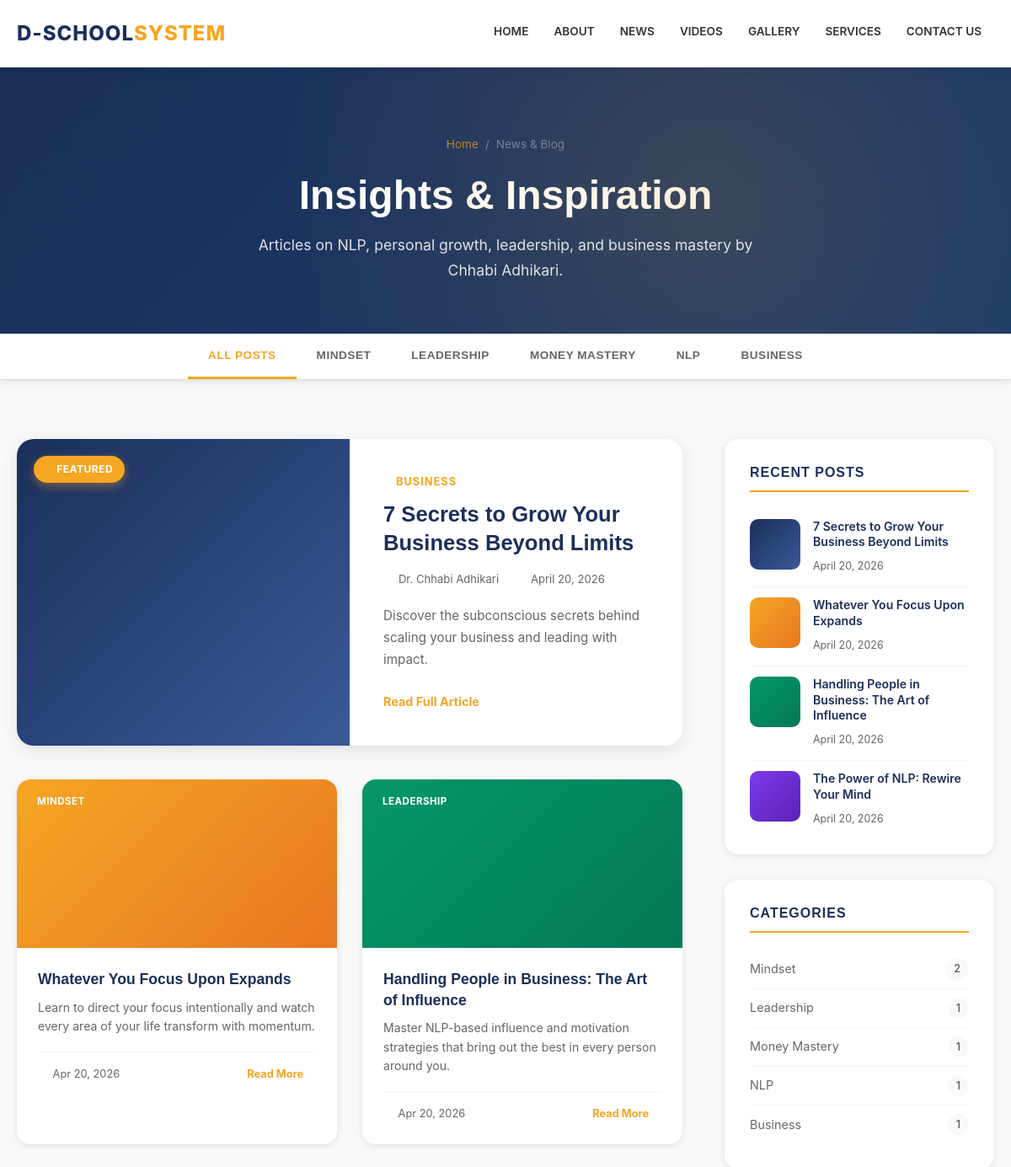
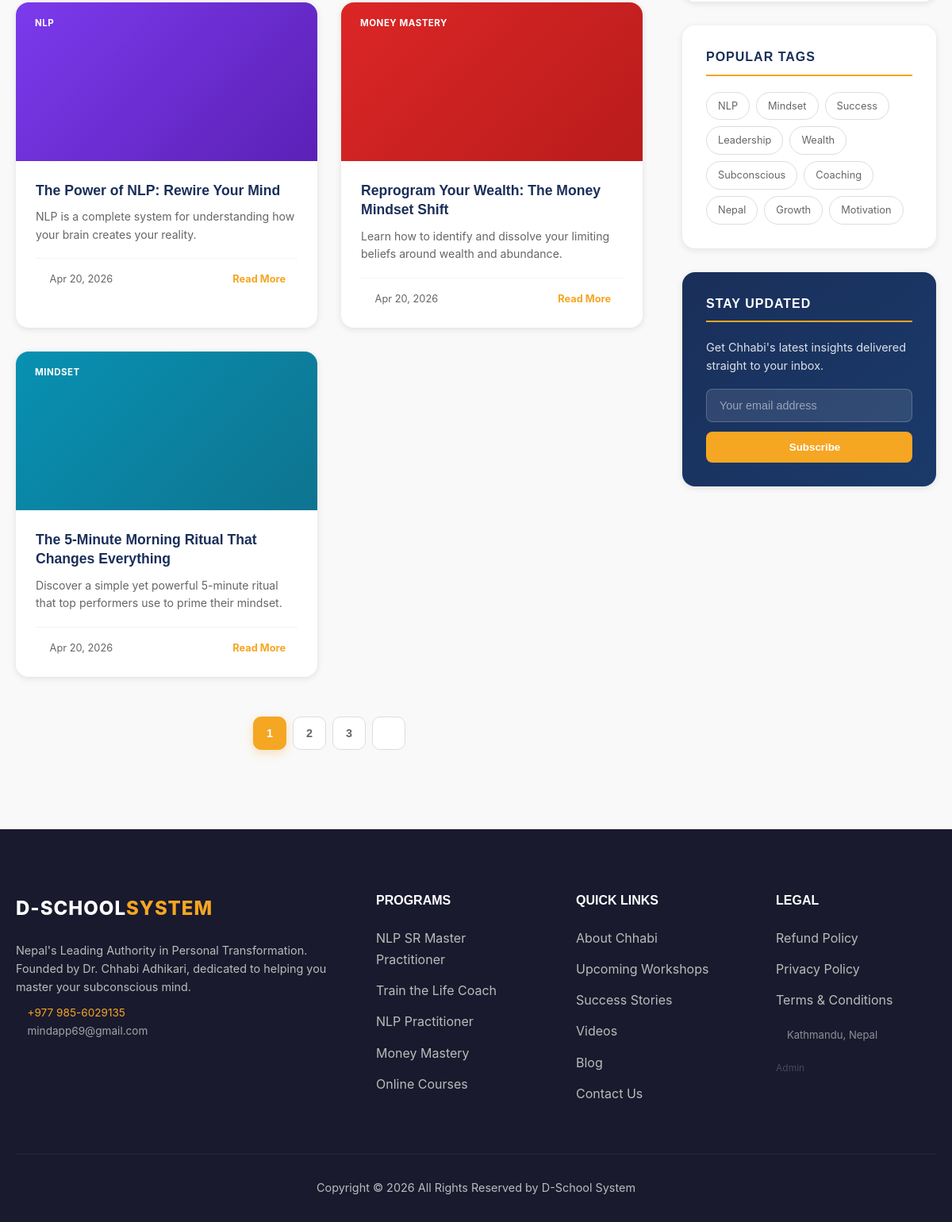
Screenshot of /blog.php with the database file from the repository (2 pictures, top to bottom).
### tables this page shows
CREATE TABLE `blog_posts` (
  `id` int(11) NOT NULL AUTO_INCREMENT,
  `title` varchar(500) NOT NULL,
  `slug` varchar(500) NOT NULL,
  `category` varchar(100) DEFAULT 'General',
  `excerpt` text DEFAULT NULL,
  `content` longtext DEFAULT NULL,
  `image_path` varchar(500) DEFAULT NULL,
  `image_gradient` varchar(100) DEFAULT 'linear-gradient(135deg,#1a2f5a,#3b5998)',
  `image_icon` varchar(50) DEFAULT 'fas fa-newspaper',
  `author` varchar(255) DEFAULT 'Dr. Chhabi Adhikari',
  `is_published` tinyint(4) DEFAULT 1,
  `published_at` timestamp NULL DEFAULT current_timestamp(),
  `created_at` timestamp NULL DEFAULT current_timestamp(),
  PRIMARY KEY (`id`),
  UNIQUE KEY `slug` (`slug`)
);

### config.php (called while the page is built, shortened)
<?php
function h(string $s): string {
    return htmlspecialchars($s, ENT_QUOTES, 'UTF-8');
}
function slugify(string $text): string {
    $text = strtolower(trim($text));
    $text = preg_replace('/[^a-z0-9\s-]/', '', $text);
    $text = preg_replace('/[\s-]+/', '-', $text);
    return trim($text, '-');
}

### blog.php (the view, shortened to what this page needs)
<?php
include 'includes/header.php';
$pdo = getDB();
$stmt = $pdo->query("SELECT category, COUNT(*) as count FROM blog_posts WHERE is_published = 1 GROUP BY category ORDER BY count DESC LIMIT 10");
$categories = $stmt->fetchAll();
$stmt = $pdo->query("SELECT * FROM blog_posts WHERE is_published = 1 ORDER BY published_at DESC LIMIT 4");
$recent_posts = $stmt->fetchAll();
$stmt = $pdo->query("SELECT * FROM blog_posts WHERE is_published = 1 ORDER BY published_at DESC");
$posts = $stmt->fetchAll();
$featured_post = !empty($posts) ? array_shift($posts) : null;
?>
<section class="blog-hero">
    <div class="container">
        <div class="breadcrumb">
            <a href="index.php">Home</a>
            <span>/</span>
            <span>News &amp; Blog</span>
        </div>
        <h1>Insights &amp; Inspiration</h1>
        <p>Articles on NLP, personal growth, leadership, and business mastery by Chhabi Adhikari.</p>
    </div>
</section>
<div class="blog-filters">
    <div class="container">
        <div class="filter-tabs">
            <button class="filter-tab active" data-filter="all">All Posts</button>
            <?php foreach($categories as $c): ?>
            <button class="filter-tab" data-filter="<?= slugify($c['category']) ?>"><?= h($c['category']) ?></button>
            <?php endforeach; ?>
        </div>
    </div>
</div>
<section class="blog-main">
    <div class="container">
        <div class="blog-layout">
            <div class="blog-posts">
                <?php if ($featured_post): ?>
                <article class="featured-post">
                    <div class="featured-image" style="background: <?= h($featured_post['image_gradient']) ?>;">
                        <div class="post-bg-div"><i class="<?= h($featured_post['image_icon']) ?>"></i></div>
                        <span class="featured-badge"><i class="fas fa-star"></i> Featured</span>
                    </div>
                    <div class="featured-content">
                        <span class="post-category-tag"><i class="fas fa-tag"></i> <?= h($featured_post['category']) ?></span>
                        <h2><?= h($featured_post['title']) ?></h2>
                        <div class="post-meta-row">
                            <span><i class="fas fa-user"></i> <?= h($featured_post['author']) ?></span>
                            <span><i class="fas fa-calendar"></i> <?= date('F j, Y', strtotime($featured_post['published_at'])) ?></span>
                        </div>
                        <p><?= h($featured_post['excerpt']) ?></p>
                        <a href="blog-detail.php?slug=<?= urlencode($featured_post['slug']) ?>" class="read-more-btn">Read Full Article <i class="fas fa-arrow-right"></i></a>
                    </div>
                </article>
                <?php endif; ?>
                <div class="blog-cards-grid">
                    <?php foreach ($posts as $post): ?>
                    <article class="blog-post-card" data-category="<?= slugify($post['category']) ?>">
                        <div class="card-image" style="background: <?= h($post['image_gradient']) ?>">
                            <div class="post-bg-div"><i class="<?= h($post['image_icon']) ?>"></i></div>
                            <span class="card-cat-badge"><?= h($post['category']) ?></span>
                        </div>
                        <div class="card-body">
                            <h3><?= h($post['title']) ?></h3>
                            <p><?= h($post['excerpt']) ?></p>
                            <div class="card-footer-row">
                                <span><i class="fas fa-calendar" style="color:var(--primary);margin-right:4px;"></i> <?= date('M j, Y', strtotime($post['published_at'])) ?></span>
                                <a href="blog-detail.php?slug=<?= urlencode($post['slug']) ?>">Read More <i class="fas fa-arrow-right"></i></a>
                            </div>
                        </div>
                    </article>
                    <?php endforeach; ?>
                </div>
                <div class="pagination">
                    <button class="page-btn active">1</button>
                    <button class="page-btn">2</button>
                    <button class="page-btn">3</button>
                    <button class="page-btn"><i class="fas fa-chevron-right"></i></button>
                </div>
            </div>
            <aside class="blog-sidebar">
                <div class="sidebar-widget">
                    <h4>Recent Posts</h4>
                    <?php foreach ($recent_posts as $rp): ?>
                    <div class="recent-post-item">
                        <div class="recent-post-thumb" style="background: <?= h($rp['image_gradient']) ?>; border-radius:10px;display:flex;align-items:center;justify-content:center;color:rgba(255,255,255,0.7);font-size:1.2rem;">
                            <i class="<?= h($rp['image_icon']) ?>"></i>
                        </div>
                        <div class="recent-post-info">
                            <h5><a href="blog-detail.php?slug=<?= urlencode($rp['slug']) ?>" style="color: inherit; text-decoration: none;"><?= h($rp['title']) ?></a></h5>
                            <span><?= date('F j, Y', strtotime($rp['published_at'])) ?></span>
                        </div>
                    </div>
                    <?php endforeach; ?>
                </div>
                <div class="sidebar-widget">
                    <h4>Categories</h4>
                    <ul class="category-list">
                        <?php foreach($categories as $c): ?>
                        <li><a href="#" class="sidebar-cat-link" data-cat="<?= slugify($c['category']) ?>"><?= h($c['category']) ?></a> <span class="cat-count"><?= $c['count'] ?></span></li>
                        <?php endforeach; ?>
                    </ul>
                </div>
                <div class="sidebar-widget">
                    <h4>Popular Tags</h4>
                    <div class="tags-cloud">
                        <span class="tag">NLP</span>
                        <span class="tag">Mindset</span>
                        <span class="tag">Success</span>
                        <span class="tag">Leadership</span>
                        <span class="tag">Wealth</span>
                        <span class="tag">Subconscious</span>
                        <span class="tag">Coaching</span>
                        <span class="tag">Nepal</span>
                        <span class="tag">Growth</span>
                        <span class="tag">Motivation</span>
                    </div>
                </div>
                <div class="sidebar-widget subscribe-widget">
                    <h4>Stay Updated</h4>
                    <p>Get Chhabi's latest insights delivered straight to your inbox.</p>
                    <form class="subscribe-form" onsubmit="return false;">
                        <input type="email" placeholder="Your email address">
                        <button type="submit"><i class="fas fa-paper-plane"></i> Subscribe</button>
                    </form>
                </div>
            </aside>
        </div>
    </div>
</section>
<?php include 'includes/footer.php'; ?>

### css/style.css (style rules this page uses)
:root { --primary: #F5A623; --primary-dark: #E87722; --secondary: #1A2F5A; --accent: #FF6600; --text-dark: #333333; --text-light: #ffffff; --text-grey: #666666; --bg-light: #ffffff; --bg-section: #F9F9F9; --bg-footer: #1A1A2E; --border-color: #DDDDDD; --transition: all 0.4s cubic-bezier(0.165, 0.84, 0.44, 1); --font-heading: 'Outfit', sans-serif; --font-body: 'Inter', sans-serif; --shadow-sm: 0 2px 8px rgba(0, 0, 0, 0.1); --shadow-md: 0 5px 20px rgba(0, 0, 0, 0.1); --shadow-lg: 0 15px 35px rgba(0, 0, 0, 0.15); }
* { margin: 0; padding: 0; box-sizing: border-box; }
body { font-family: var(--font-body); color: var(--text-dark); line-height: 1.7; background-color: var(--bg-light); overflow-x: hidden; padding-top: 80px; }
a { text-decoration: none; color: inherit; transition: var(--transition); }
ul { list-style: none; }
.container { max-width: 1200px; margin: 0 auto; padding: 0 20px; }
h1, h2, h3, h4 { font-family: var(--font-heading); font-weight: 700; line-height: 1.2; margin-bottom: 1rem; }
h1 { font-size: 3.5rem; }
h2 { font-size: 2.5rem; text-align: center; text-transform: uppercase; }
h3 { font-size: 1.5rem; }

### rows the page displays
blog_posts: category "BUSINESS", title "7 Secrets to Grow Your Business Beyond Limits", author "Dr. Chhabi Adhikari", published_at "April 20, 2026", excerpt "Discover the subconscious secrets behind scaling your business and leading with impact."
blog_posts: category "MINDSET", title "Whatever You Focus Upon Expands", excerpt "Learn to direct your focus intentionally and watch every area of your life transform with momentum.", published_at "Apr 20, 2026", published_at "April 20, 2026"
blog_posts: category "LEADERSHIP", title "Handling People in Business: The Art of Influence", excerpt "Master NLP-based influence and motivation strategies that bring out the best in every person around you.", published_at "Apr 20, 2026", published_at "April 20, 2026"
blog_posts: category "NLP", title "The Power of NLP: Rewire Your Mind", excerpt "NLP is a complete system for understanding how your brain creates your reality.", published_at "Apr 20, 2026", published_at "April 20, 2026"
blog_posts: category "MONEY MASTERY", title "Reprogram Your Wealth: The Money Mindset Shift", excerpt "Learn how to identify and dissolve your limiting beliefs around wealth and abundance.", published_at "Apr 20, 2026"
blog_posts: category "MINDSET", title "The 5-Minute Morning Ritual That Changes Everything", excerpt "Discover a simple yet powerful 5-minute ritual that top performers use to prime their mindset.", published_at "Apr 20, 2026"

### other values shown
$c['category'] "MINDSET"
$c['category'] "LEADERSHIP"
$c['category'] "MONEY MASTERY"
$c['category'] "NLP"
$c['category'] "BUSINESS"
$c['category'] "Mindset"
$c['count'] "2"
$c['category'] "Leadership"
$c['count'] "1"
$c['category'] "Money Mastery"
$c['category'] "Business"
$footDesc "Nepal's Leading Authority in Personal Transformation. Founded by Dr. Chhabi Adhikari, dedicated to helping you master your subconscious mind."
$phone "+977 985-6029135"
$email "mindapp69@gmail.com"
$address "Kathmandu, Nepal"
